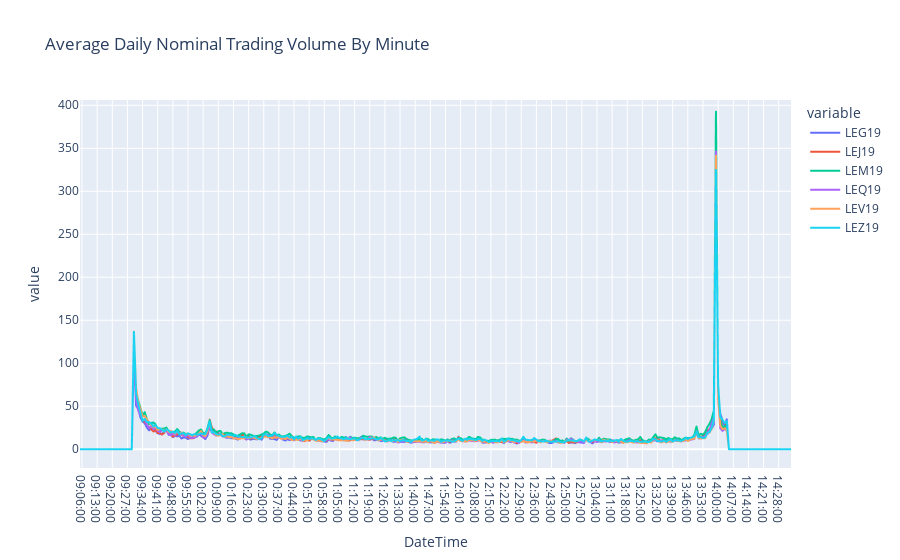
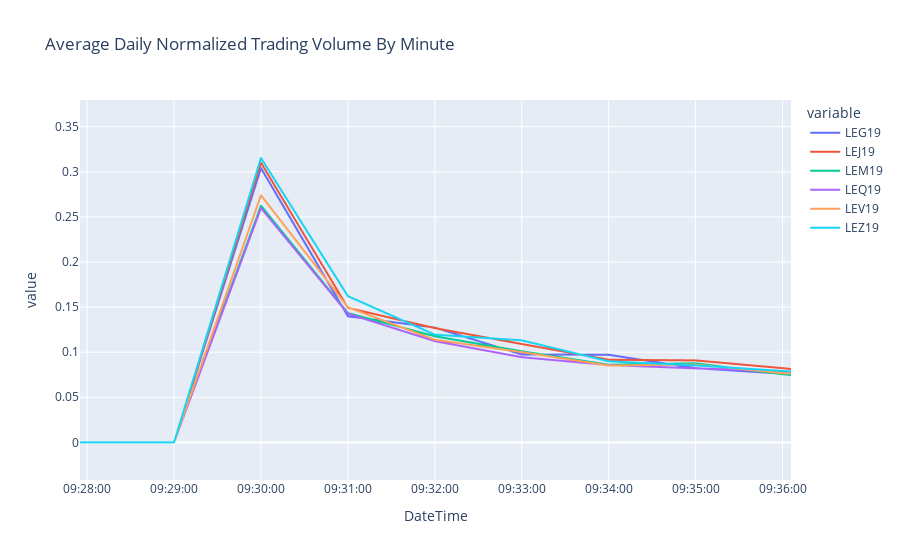

Write notebook code for charts like these, in order.
### Code cell
# show the charts in the notebook
for fig in figures:
    fig.show()

### Figure 1 — Plotly figure (JSON) as saved in the notebook; plotly's stock layout.template omitted (floating-point values rounded to 4 significant figures; data arrays with more than 128 entries replaced by an {"elided": "..."} marker saying what was removed)
{"data": [{"hovertemplate": "variable=LEG19<br>DateTime=%{x}<br>value=%{y}<extra></extra>", "legendgroup": "LEG19", "line": {"color": "#636efa", "dash": "solid"}, "marker": {"symbol": "circle"}, "mode": "lines", "name": "LEG19", "showlegend": true, "type": "scattergl", "x": {"elided": "1440 str values"}, "xaxis": "x", "y": {"elided": "1440 float values"}, "yaxis": "y"}, {"hovertemplate": "variable=LEJ19<br>DateTime=%{x}<br>value=%{y}<extra></extra>", "legendgroup": "LEJ19", "line": {"color": "#EF553B", "dash": "solid"}, "marker": {"symbol": "circle"}, "mode": "lines", "name": "LEJ19", "showlegend": true, "type": "scattergl", "x": {"elided": "1440 str values"}, "xaxis": "x", "y": {"elided": "1440 float values"}, "yaxis": "y"}, {"hovertemplate": "variable=LEM19<br>DateTime=%{x}<br>value=%{y}<extra></extra>", "legendgroup": "LEM19", "line": {"color": "#00cc96", "dash": "solid"}, "marker": {"symbol": "circle"}, "mode": "lines", "name": "LEM19", "showlegend": true, "type": "scattergl", "x": {"elided": "1440 str values"}, "xaxis": "x", "y": {"elided": "1440 float values"}, "yaxis": "y"}, {"hovertemplate": "variable=LEQ19<br>DateTime=%{x}<br>value=%{y}<extra></extra>", "legendgroup": "LEQ19", "line": {"color": "#ab63fa", "dash": "solid"}, "marker": {"symbol": "circle"}, "mode": "lines", "name": "LEQ19", "showlegend": true, "type": "scattergl", "x": {"elided": "1440 str values"}, "xaxis": "x", "y": {"elided": "1440 float values"}, "yaxis": "y"}, {"hovertemplate": "variable=LEV19<br>DateTime=%{x}<br>value=%{y}<extra></extra>", "legendgroup": "LEV19", "line": {"color": "#FFA15A", "dash": "solid"}, "marker": {"symbol": "circle"}, "mode": "lines", "name": "LEV19", "showlegend": true, "type": "scattergl", "x": {"elided": "1440 str values"}, "xaxis": "x", "y": {"elided": "1440 float values"}, "yaxis": "y"}, {"hovertemplate": "variable=LEZ19<br>DateTime=%{x}<br>value=%{y}<extra></extra>", "legendgroup": "LEZ19", "line": {"color": "#19d3f3", "dash": "solid"}, "marker": {"symbol": "circle"}, "mode": "lines", "name": "LEZ19", "showlegend": true, "type": "scattergl", "x": {"elided": "1440 str values"}, "xaxis": "x", "y": {"elided": "1440 float values"}, "yaxis": "y"}], "layout": {"autosize": true, "legend": {"title": {"text": "variable"}, "tracegroupgap": 0}, "title": {"text": "Average Daily Nominal Trading Volume By Minute"}, "xaxis": {"anchor": "y", "autorange": false, "domain": [0, 1], "range": [545.1, 873.7], "title": {"text": "DateTime"}, "type": "category"}, "yaxis": {"anchor": "x", "autorange": false, "domain": [0, 1], "range": [-21.81, 406.1], "title": {"text": "value"}, "type": "linear"}}}

### Figure 2 — Plotly figure (JSON) as saved in the notebook; plotly's stock layout.template omitted (floating-point values rounded to 4 significant figures; data arrays with more than 128 entries replaced by an {"elided": "..."} marker saying what was removed)
{"data": [{"hovertemplate": "variable=LEG19<br>DateTime=%{x}<br>value=%{y}<extra></extra>", "legendgroup": "LEG19", "line": {"color": "#636efa", "dash": "solid"}, "marker": {"symbol": "circle"}, "mode": "lines", "name": "LEG19", "showlegend": true, "type": "scattergl", "x": {"elided": "1440 str values"}, "xaxis": "x", "y": {"elided": "1440 float values"}, "yaxis": "y"}, {"hovertemplate": "variable=LEJ19<br>DateTime=%{x}<br>value=%{y}<extra></extra>", "legendgroup": "LEJ19", "line": {"color": "#EF553B", "dash": "solid"}, "marker": {"symbol": "circle"}, "mode": "lines", "name": "LEJ19", "showlegend": true, "type": "scattergl", "x": {"elided": "1440 str values"}, "xaxis": "x", "y": {"elided": "1440 float values"}, "yaxis": "y"}, {"hovertemplate": "variable=LEM19<br>DateTime=%{x}<br>value=%{y}<extra></extra>", "legendgroup": "LEM19", "line": {"color": "#00cc96", "dash": "solid"}, "marker": {"symbol": "circle"}, "mode": "lines", "name": "LEM19", "showlegend": true, "type": "scattergl", "x": {"elided": "1440 str values"}, "xaxis": "x", "y": {"elided": "1440 float values"}, "yaxis": "y"}, {"hovertemplate": "variable=LEQ19<br>DateTime=%{x}<br>value=%{y}<extra></extra>", "legendgroup": "LEQ19", "line": {"color": "#ab63fa", "dash": "solid"}, "marker": {"symbol": "circle"}, "mode": "lines", "name": "LEQ19", "showlegend": true, "type": "scattergl", "x": {"elided": "1440 str values"}, "xaxis": "x", "y": {"elided": "1440 float values"}, "yaxis": "y"}, {"hovertemplate": "variable=LEV19<br>DateTime=%{x}<br>value=%{y}<extra></extra>", "legendgroup": "LEV19", "line": {"color": "#FFA15A", "dash": "solid"}, "marker": {"symbol": "circle"}, "mode": "lines", "name": "LEV19", "showlegend": true, "type": "scattergl", "x": {"elided": "1440 str values"}, "xaxis": "x", "y": {"elided": "1440 float values"}, "yaxis": "y"}, {"hovertemplate": "variable=LEZ19<br>DateTime=%{x}<br>value=%{y}<extra></extra>", "legendgroup": "LEZ19", "line": {"color": "#19d3f3", "dash": "solid"}, "marker": {"symbol": "circle"}, "mode": "lines", "name": "LEZ19", "showlegend": true, "type": "scattergl", "x": {"elided": "1440 str values"}, "xaxis": "x", "y": {"elided": "1440 float values"}, "yaxis": "y"}], "layout": {"autosize": true, "legend": {"title": {"text": "variable"}, "tracegroupgap": 0}, "title": {"text": "Average Daily Normalized Trading Volume By Minute"}, "xaxis": {"anchor": "y", "autorange": false, "domain": [0, 1], "range": [567.9, 576.1], "title": {"text": "DateTime"}, "type": "category"}, "yaxis": {"anchor": "x", "autorange": false, "domain": [0, 1], "range": [-0.04172, 0.3796], "title": {"text": "value"}, "type": "linear"}}}
